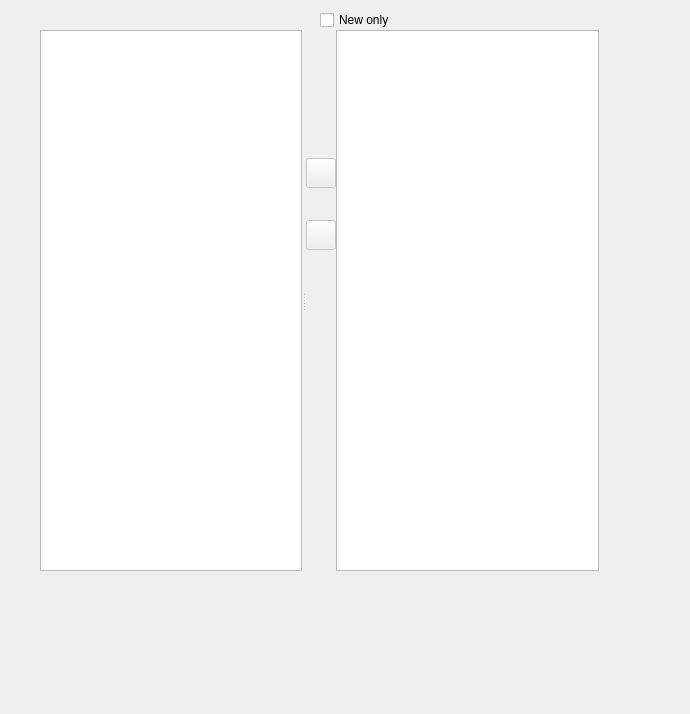
<?xml version="1.0" encoding="UTF-8"?>
<ui version="4.0">
 <author>Olivier Trichet &lt;olivier@trichet.fr&gt;</author>
 <class>GroupSelectionDialog</class>
 <widget class="KDialog" name="GroupSelectionDialog">
  <property name="geometry">
   <rect>
    <x>0</x>
    <y>0</y>
    <width>690</width>
    <height>714</height>
   </rect>
  </property>
  <widget class="QWidget" name="page" native="true">
   <property name="geometry">
    <rect>
     <x>40</x>
     <y>10</y>
     <width>559</width>
     <height>561</height>
    </rect>
   </property>
   <layout class="QVBoxLayout" name="_2" stretch="0,1">
    <property name="spacing">
     <number>0</number>
    </property>
    <property name="margin">
     <number>0</number>
    </property>
    <item>
     <widget class="QWidget" name="mFilterContainer" native="true">
      <layout class="QHBoxLayout" name="_3">
       <property name="spacing">
        <number>0</number>
       </property>
       <property name="margin">
        <number>0</number>
       </property>
       <item>
        <widget class="KFilterProxySearchLine" name="mSearchLine"/>
       </item>
       <item>
        <widget class="QCheckBox" name="mNewOnlyCheckbox">
         <property name="text">
          <string comment="@option:check Filter newly received group in the subscription dialog">New only</string>
         </property>
        </widget>
       </item>
      </layout>
     </widget>
    </item>
    <item>
     <widget class="QSplitter" name="mViewSplitter">
      <property name="orientation">
       <enum>Qt::Horizontal</enum>
      </property>
      <property name="childrenCollapsible">
       <bool>false</bool>
      </property>
      <widget class="QTreeView" name="mGroupsView">
       <property name="editTriggers">
        <set>QAbstractItemView::NoEditTriggers</set>
       </property>
       <property name="selectionMode">
        <enum>QAbstractItemView::ExtendedSelection</enum>
       </property>
      </widget>
      <widget class="QWidget" name="layoutWidget">
       <layout class="QGridLayout" name="mChangeViewLayout">
        <property name="spacing">
         <number>0</number>
        </property>
        <item row="1" column="1">
         <widget class="QTreeView" name="mChangeView">
          <property name="editTriggers">
           <set>QAbstractItemView::NoEditTriggers</set>
          </property>
          <property name="selectionMode">
           <enum>QAbstractItemView::ExtendedSelection</enum>
          </property>
          <property name="rootIsDecorated">
           <bool>false</bool>
          </property>
          <property name="headerHidden">
           <bool>true</bool>
          </property>
         </widget>
        </item>
        <item row="0" column="0" rowspan="2">
         <widget class="QWidget" name="mButtonContainer" native="true">
          <layout class="QVBoxLayout" name="_4" stretch="4,0,1,0,10">
           <property name="spacing">
            <number>0</number>
           </property>
           <property name="margin">
            <number>0</number>
           </property>
           <item>
            <spacer name="mButtonSpacerTop">
             <property name="orientation">
              <enum>Qt::Vertical</enum>
             </property>
             <property name="sizeHint" stdset="0">
              <size>
               <width>20</width>
               <height>112</height>
              </size>
             </property>
            </spacer>
           </item>
           <item>
            <widget class="KPushButton" name="mAddChangeButton">
             <property name="enabled">
              <bool>false</bool>
             </property>
             <property name="sizePolicy">
              <sizepolicy hsizetype="Fixed" vsizetype="Fixed">
               <horstretch>0</horstretch>
               <verstretch>0</verstretch>
              </sizepolicy>
             </property>
             <property name="minimumSize">
              <size>
               <width>30</width>
               <height>30</height>
              </size>
             </property>
             <property name="maximumSize">
              <size>
               <width>30</width>
               <height>30</height>
              </size>
             </property>
             <property name="iconSize">
              <size>
               <width>32</width>
               <height>32</height>
              </size>
             </property>
            </widget>
           </item>
           <item>
            <spacer name="mButtonSpacerMiddle">
             <property name="orientation">
              <enum>Qt::Vertical</enum>
             </property>
             <property name="sizeHint" stdset="0">
              <size>
               <width>20</width>
               <height>26</height>
              </size>
             </property>
            </spacer>
           </item>
           <item>
            <widget class="KPushButton" name="mRevertChangeButton">
             <property name="enabled">
              <bool>false</bool>
             </property>
             <property name="sizePolicy">
              <sizepolicy hsizetype="Fixed" vsizetype="Fixed">
               <horstretch>0</horstretch>
               <verstretch>0</verstretch>
              </sizepolicy>
             </property>
             <property name="minimumSize">
              <size>
               <width>30</width>
               <height>30</height>
              </size>
             </property>
             <property name="maximumSize">
              <size>
               <width>30</width>
               <height>30</height>
              </size>
             </property>
             <property name="iconSize">
              <size>
               <width>32</width>
               <height>32</height>
              </size>
             </property>
            </widget>
           </item>
           <item>
            <spacer name="mButtonSpacerBottom">
             <property name="orientation">
              <enum>Qt::Vertical</enum>
             </property>
             <property name="sizeHint" stdset="0">
              <size>
               <width>20</width>
               <height>285</height>
              </size>
             </property>
            </spacer>
           </item>
          </layout>
         </widget>
        </item>
       </layout>
      </widget>
     </widget>
    </item>
   </layout>
  </widget>
 </widget>
 <customwidgets>
  <customwidget>
   <class>KDialog</class>
   <extends>QDialog</extends>
   <header>kdialog.h</header>
   <container>1</container>
  </customwidget>
  <customwidget>
   <class>KFilterProxySearchLine</class>
   <extends>QWidget</extends>
   <header>kfilterproxysearchline.h</header>
  </customwidget>
  <customwidget>
   <class>KPushButton</class>
   <extends>QPushButton</extends>
   <header>kpushbutton.h</header>
  </customwidget>
 </customwidgets>
 <resources/>
 <connections/>
</ui>
